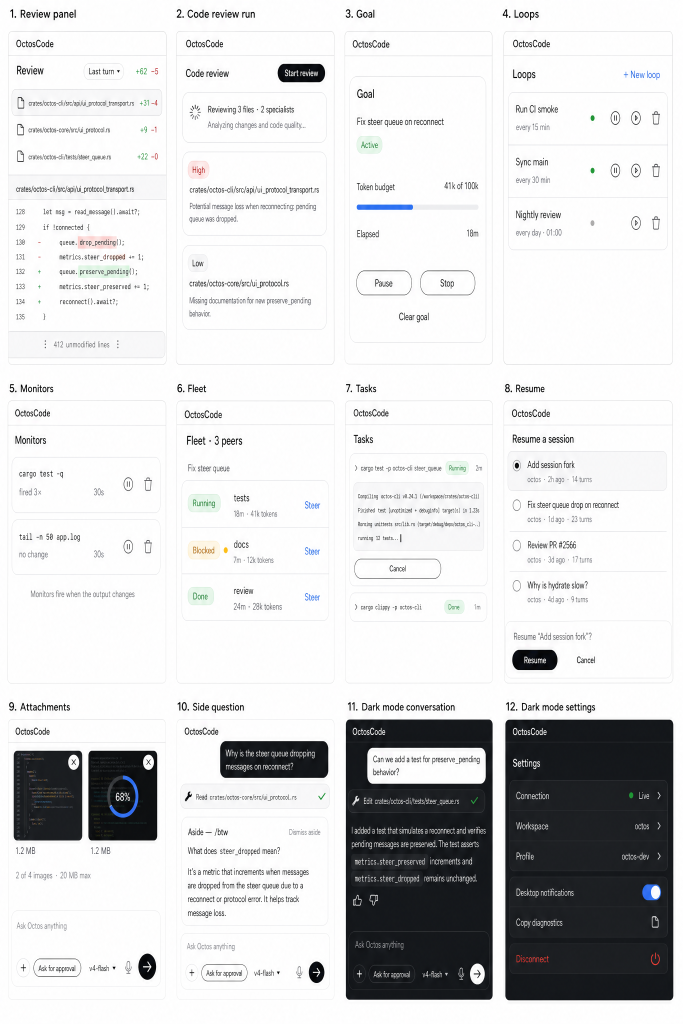
#> input picture design/stage-a/autonomy/atlas.png, 2048 x 3072 px, found by its file name (shown at 1/3 size)
$ python cards.py
#> lines starting #> are read from the running program, lines starting #| are printed output that depends on the picture
#!/usr/bin/env python3
"""Board 5 (design/stage-a/phase4-new5) Stage B — the Memory cards.

Board 5's frames are dynamic dialog states (lists the server fills, a
desktop window shorter than the artboard, a 360 px phone), so — like the
board-3 dialogs since A4 (`screens/board3/ui.rs`: "Why flow, not the measured
card") — each card is the board-3 dialog KIT's surface in that frame's state,
rendered by the REAL app, reached by CLICK from Settings > Capabilities >
Memory against `replay_serve --scenario memory` (faithful replies, no model),
captured by the walks `tools/walk/a36_memory.py` and
`tools/walk/a36_capabilities.py`.

This tool writes, per card, from a walk output tree:

  cards/phase4n5-NN/reference.png   the frame cut from atlas.png (README box)
  cards/phase4n5-NN/card.json       frame, state, how it is reached, ids, methods
  evidence/gate-b/phase4n5-NN-review-<window>-<tag>.png   reference | native
  (the app's capture and its scrubbed /snap stay where the walk wrote them,
   docs/ux/a36/..., named in card.json)

Run from the repo root after the walks:
  python3 design/stage-b/phase4-new5/tools/cards.py <memory walk out> <capabilities walk out>
  (each out has desktop/ and phone/ with the walk's phase dirs)
"""
import json
import pathlib
import shutil
import sys

from PIL import Image

ROOT = pathlib.Path(__file__).resolve().parents[4]
HERE = pathlib.Path(__file__).resolve().parents[1]
ATLAS = ROOT / "design/stage-a/phase4-new5/atlas.png"
GATE = HERE / "evidence/gate-b"

# Frame -> (README box, title).
FRAMES = {
    1: ((26, 129, 1227, 1044), "Settings · Capabilities (desktop)"),
    2: ((26, 1148, 1227, 2093), "Memory · desktop"),
    3: ((1296, 141, 1670, 1173), "Settings · phone"),
    4: ((1708, 141, 2081, 1173), "Memory · phone"),
    5: ((2118, 141, 2495, 1173), "Search results"),
    6: ((2534, 141, 2905, 1173), "Search result · opened"),
    7: ((1296, 1277, 1662, 2076), "Entity page"),
    8: ((1702, 1277, 2070, 2076), "Long-term memory"),
    9: ((2113, 1277, 2495, 2076), "Add a note"),
    10: ((2534, 1277, 2900, 2080), "Memory · states"),
    11: ((2949, 141, 3327, 1174), "Memory · dark"),
    12: ((3365, 143, 3747, 1204), "Memory · 中文"),
}

# card id -> (frame, state, [(window, walk, phase, capture)], ids, methods, how)
CARDS = {
    "phase4n5-01": (1, "Settings > Capabilities: Skills, MCP servers, Memory",
                    [("desktop", "cap", "main", "01-capabilities-main-desktop")],
                    ["set_nav_capabilities", "sec_capabilities", "set_cap_skills", "set_cap_mcp", "set_cap_memory"],
                    ["profile/skills/list", "mcp/status/list", "memory/overview"],
                    "Settings (header) > Capabilities"),
    "phase4n5-02": (2, "the overview (desktop)",
                    [("desktop", "mem", "main", "01-overview-desktop")],
                    ["b3_mem_title", "b3_mem_scope", "b3_mem_add", "b3_mem_refresh", "b3_mem_query", "b3_mem_lt",
                     "b3_mem_lt_more", "b3_mem_today", "b3_mem_entity_0", "b3_mem_staging"],
                    ["memory/overview"], "Settings > Capabilities > Memory 'Open'"),
    "phase4n5-03": (3, "Settings > Capabilities on the phone (the rail chip)",
                    [("phone", "cap", "main", "01-capabilities-main-phone")],
                    ["set_rail_capabilities", "sec_capabilities", "set_cap_memory"],
                    ["profile/skills/list", "mcp/status/list", "memory/overview"], "Settings > the puzzle rail chip"),
    "phase4n5-04": (4, "the overview (phone sheet)",
                    [("phone", "mem", "main", "01-overview-phone"), ("phone", "mem", "main", "01b-overview-scrolled-phone")],
                    ["b3_mem_title", "b3_mem_add", "b3_mem_lt", "b3_mem_entity_0", "b3_mem_staging"],
                    ["memory/overview"], "Settings > Capabilities > Memory 'Open'"),
    "phase4n5-05": (5, "search results, the kind filter, the untrusted chip",
                    [("phone", "mem", "main", "04-results-phone"), ("desktop", "mem", "main", "04-results-desktop")],
                    ["b3_mem_query", "b3_mem_kind_0", "b3_mem_count", "b3_mem_hit_0", "b3_mem_hit_1_trust"],
                    ["memory/search"], "type 'steer queue' in the search field, Enter"),
    "phase4n5-06": (6, "a hit opened: the record, untrusted content as data",
                    [("phone", "mem", "main", "06-record-phone"), ("desktop", "mem", "main", "06-record-desktop")],
                    ["b3_mem_back", "b3_mem_rec_title", "b3_mem_rec_meta", "b3_mem_rec_body", "b3_mem_rec_trust", "b3_mem_rec_id"],
                    ["memory/load"], "the 'Backoff for redelivery' hit"),
    "phase4n5-07": (7, "an entity page",
                    [("phone", "mem", "main", "03-entity-phone"), ("desktop", "mem", "main", "03-entity-desktop")],
                    ["b3_mem_back", "b3_mem_ent_title", "b3_mem_ent_md"], ["memory/entity"], "the 'steer-queue' entity row"),
    "phase4n5-08": (8, "long-term memory, cut by the server: the notice",
                    [("phone", "mem", "truncated", "10-long-term-truncated-phone"),
                     ("phone", "mem", "main", "02-long-term-phone"), ("desktop", "mem", "main", "02-long-term-desktop")],
                    ["b3_mem_lt_page_title", "b3_mem_lt_full", "b3_mem_lt_cut"], ["memory/overview"], "Show all"),
    "phase4n5-09": (9, "Add a note",
                    [("phone", "mem", "main", "07-add-note-phone"), ("desktop", "mem", "main", "07-add-note-desktop"),
                     ("phone", "mem", "main", "08-added-phone")],
                    ["b3_mem_add_title", "b3_mem_add_note", "b3_mem_add_trust", "b3_mem_add_cancel", "b3_mem_add_submit",
                     "b3_mem_receipt"], ["memory/ingest"], "Add note"),
    "phase4n5-10a": (10, "(a) an empty profile",
                     [("phone", "mem", "empty", "13-empty-phone"), ("desktop", "mem", "empty", "13-empty-desktop")],
                     ["b3_mem_empty"], ["memory/overview"], "open on an empty profile"),
    "phase4n5-10b": (10, "(b) loading",
                     [("phone", "mem", "loading", "14-loading-phone"), ("desktop", "mem", "loading", "14-loading-desktop")],
                     ["b3_mem_loading"], ["memory/overview"], "open while the overview is in flight"),
    "phase4n5-10c": (10, "(c) refused — D1's bounded problem + next step (today's server)",
                     [("phone", "mem", "today", "16-today-search-refused-phone"),
                      ("phone", "mem", "today", "15-today-refused-phone"),
                      ("desktop", "mem", "today", "16-today-search-refused-desktop"),
                      ("phone", "mem", "notrunning", "17-search-not-running-phone")],
                     ["b3_mem_error", "b3_mem_error_detail", "b3_mem_error_next"], ["memory/overview", "memory/search"],
                     "a6ea8505: open, then search"),
    "phase4n5-11": (11, "the overview in the dark theme (D4)",
                    [("phone", "mem", "dark", "19-dark-overview-phone"), ("phone", "mem", "dark", "21-dark-record-phone"),
                     ("desktop", "mem", "dark", "19-dark-overview-desktop")],
                    ["b3_dialog", "b3_mem_lt"], ["memory/overview"], "the app theme set to Dark"),
    "phase4n5-12": (12, "the overview in Chinese (Noto Sans SC)",
                    [("phone", "mem", "zh", "22-zh-overview-phone"), ("phone", "mem", "zh", "23-zh-add-phone"),
                     ("desktop", "mem", "zh", "22-zh-overview-desktop")],
                    ["b3_mem_title", "b3_mem_scope"], ["memory/overview"], "Settings > Preferences > 简体中文"),
}


def scrub(text: str) -> str:
    import re
    users = "/" + "Users" + "/"
    text = re.sub(re.escape(users) + r"[^\s\"']+", "<PATH>", text)
    return re.sub(r"/(private/)?" + "var" + r"/folders/[^\s\"']+", "<TMP>", text)


def review(ref: Image.Image, native: Image.Image) -> Image.Image:
    """reference | native at one height (the native's), on a light grey."""
    h = native.height
    r = ref.resize((max(1, round(ref.width * h / ref.height)), h), Image.LANCZOS)
    out = Image.new("RGB", (r.width + native.width + 24, h), (232, 232, 235))
    out.paste(r, (0, 0))
    out.paste(native.convert("RGB"), (r.width + 24, 0))
    if out.width > 1400:
        out = out.resize((1400, round(out.height * 1400 / out.width)), Image.LANCZOS)
    return out


def main():
    mem_out = pathlib.Path(sys.argv[1]) if len(sys.argv) > 1 else ROOT / "tmp/a36b/final/memory"
    cap_out = pathlib.Path(sys.argv[2]) if len(sys.argv) > 2 else ROOT / "tmp/a36b/final/capabilities"
    atlas = Image.open(ATLAS)
#> atlas is the input picture: PIL image 2048x3072 RGB; mean R, G, B 216.5, 216.9, 217.5
    GATE.mkdir(parents=True, exist_ok=True)
    report = []
    for card, (frame, state, shots, ids, methods, how) in CARDS.items():
        box, title = FRAMES[frame]
        d = HERE / "cards" / card
        d.mkdir(parents=True, exist_ok=True)
        ref = atlas.crop(box)
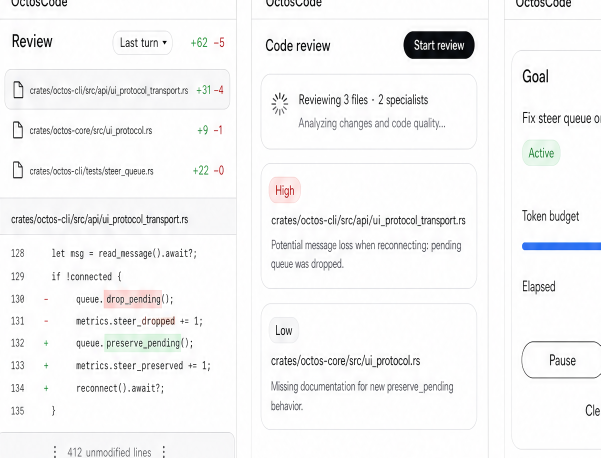
#> ref: PIL image 1201x915 RGB (shown at 1/2 size); mean R, G, B 244.3, 244.4, 244.7
        ref.save(d / "reference.png")
        evidence = []
        for window, walk, phase, cap in shots:
            src_root = mem_out if walk == "mem" else cap_out
            src = src_root / window / phase / f"{cap}.png"
            if not src.exists():
                report.append(f"{card}: MISSING {src}")
                continue
            tag = cap.split("-", 1)[1].rsplit("-", 1)[0]
            review(ref, Image.open(src)).save(GATE / f"{card}-review-{window}-{tag}.png")
            snap = src.parent / f"{cap}.snap.json"
            rel = lambda f: str(f.resolve().relative_to(ROOT)) if f.exists() else None
            evidence.append({"window": window, "native": rel(src), "snap": rel(snap),
                             "review": f"evidence/gate-b/{card}-review-{window}-{tag}.png",
                             "walk": f"tools/walk/a36_{'memory' if walk == 'mem' else 'capabilities'}.py",
                             "phase": phase, "capture": cap})
        (d / "card.json").write_text(json.dumps({
            "card": card, "board": "design/stage-a/phase4-new5", "frame": frame, "frame_title": title,
            "atlas_box": list(box), "state": state, "reached_by": how, "native_ids": ids, "methods": methods,
            "kit": "crates/octoscode-module/src/screens/board3/memory.rs (board-3 dialog kit, ui.rs)",
            "evidence": evidence,
        }, indent=2, ensure_ascii=False) + "\n")
        report.append(f"{card}: frame {frame} ({title}) — {len(evidence)} capture(s)")
    print("\n".join(report))


if __name__ == "__main__":
    main()
